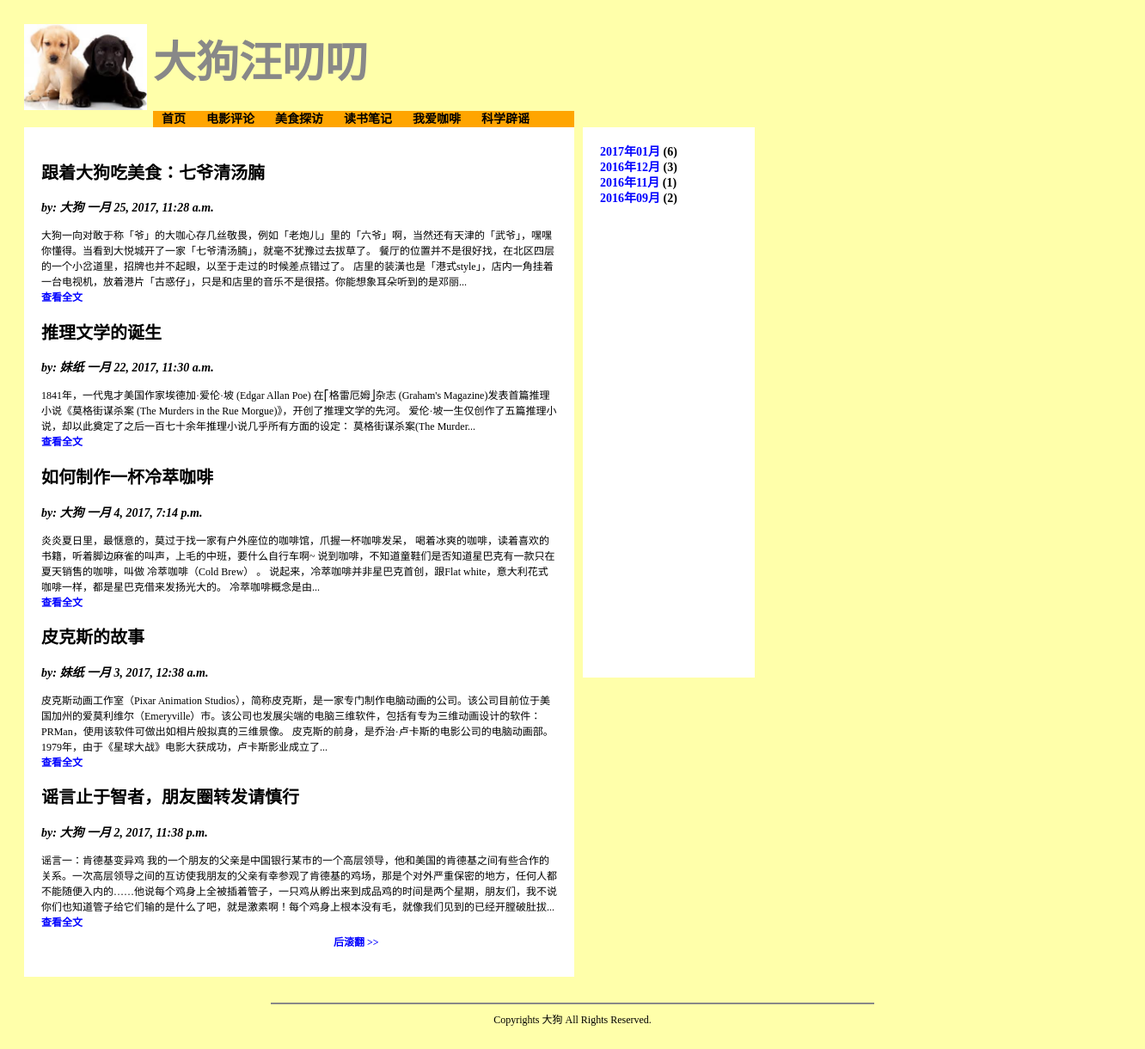
Screenshot of /blog/ with the database file from the repository.
### blog/models.py (models this page shows, shortened)
class Category(models.Model):
	name = models.CharField(max_length = 20, verbose_name = '分类名称')
	class Meta:
		verbose_name = '分类'
		verbose_name_plural = '分类'

class Article(models.Model):
	title = models.CharField(max_length = 100, verbose_name = '标题')
	author = models.CharField(max_length = 30, verbose_name = '作者')
	body = models.TextField(verbose_name = '内容')
	category = models.ForeignKey(Category, null = True, on_delete = models.SET_NULL)
	timestamp = models.DateTimeField(verbose_name = '发布日期')
	class Meta:
		verbose_name = '文章'
		verbose_name_plural = '文章'

### blog/views.py (the view)
def index(request):
    return indexInPages(request,1)

### blog/views.py (called while the page is built)
def getArchiveItems():
    cursor = connection.cursor()
    sql = '''select distinct strftime('%Y年%m月',timestamp) postMonth,count(*) articleCount
            from blog_article
            group by postMonth
            order by postMonth desc;'''
    cursor.execute(sql)
    resultList = []
    yearMonthRegEx = re.compile(r'(?P<year>[\d]{4})\D+(?P<month>[\d]{2})\D+')
    dataRows = cursor.fetchall()
    for row in dataRows:
        resultItem = archiveItem()
        resultItem.displayText = row[0]
        resultItem.articleCount = row[1]
        yearMonthMatchObject = re.match(yearMonthRegEx, row[0])
        if yearMonthMatchObject is not None:
            resultItem.year = yearMonthMatchObject.group('year')
            resultItem.month = yearMonthMatchObject.group('month')
        resultList.append(resultItem)
    return resultList

def indexInPages(request, pageNo):
    template = loader.get_template('blog/index.html')
    allArticles = Article.objects.all().order_by('-timestamp')
    categories = Category.objects.all();
    archives = getArchiveItems()
    p = Paginator(allArticles, 5)
    articlesInPage = p.page(pageNo)
    context = {
        'articles' : articlesInPage,
        'categories': categories,
        'archives':archives,
    }
    return HttpResponse(template.render(context, request))

### blog/templates/blog/index.html (shortened to what this page needs)
{% extends "blog/base.html" %}
{% load static %}
{% block content %}
{% for article in articles.object_list %}
<article>
	<header>
		<h2 class="articleTitle">{{article.title}}</h2>
		<p class="articleAuthor">by: {{article.author}} {{article.timestamp}}</p>
	</header>
	<span class="articleBody">{{article.body|slice:'200'}}...</span>
	<br/>
	<footer>
		<a href="{% url 'article' article.id %}">查看全文</a>
	</footer>
</article>
{%  endfor %}
<nav id="contentPagerSection">
{% if articles.has_next %}
	<div style="left:340px;top:-15px;position:relative;width:80px;height:15px;">
		{% if categoryID != nil %}
		<a href="{% url 'categoryInPages' categoryID=cat.id pageNo=articles.next_page_number %}">后滚翻 >></a>
		{% elif archiveYear != nil and archiveMonth != nil %}
		<a href="{% url 'archiveInPages' archiveYear=archiveYear archiveMonth=archiveMonth pageNo=articles.next_page_number %}">后滚翻 >></a>
		{% else %}
		<a href="{% url 'indexInPages' pageNo=articles.next_page_number %}">后滚翻 >></a>
		{% endif %}
	</div>
{% endif %}
</nav>
{% endblock %}

### blog/templates/blog/base.html (shortened to what this page needs)
{% load static %}
<!DOCTYPE html>
<htmL>
    <head>
        <link rel="stylesheet" type="text/css" href="{% static 'blog/css/style.css' %}">
    </head>
    <body>
        <header id="headerContainer">
            {% include "blog/header.html" %}
        </header>
        <section id="contentContainer">
		  {% block content %}
		  {% endblock %}
        </section>
        <section id="sideContainer">
            {% include "blog/sidebar.html" %}
        </section>
        <footer id="footerContainer">
		  {% include "blog/footer.html" %}
        </footer>
    </body>
</html>

### blog/templates/blog/header.html
{% load static %}
<div id="headerLogoSection">
	<img src="{% static 'blog/images/logo.jpeg' %}" style="height:100px;" />
</div>
<div id="headerTitleSection">
	<span class="siteTitle">大狗汪叨叨</span>
</div>
<div id="headerNavSection">
    <span class="categoryItem">
        <a class="categoryLink" href="{% url 'index' %}">首页</a>
    </span>
    {% for category in categories %}
    <span class="categoryItem">
        <a class="categoryLink" href="{% url 'category' category.id %}">{{category.name}}</a>
    </span>
    {% endfor %}
</div>

### blog/templates/blog/sidebar.html
{% for archive in archives %}
<div style="width:100%">
    <a class="archiveLink" href="{% url 'archive' archiveYear=archive.year archiveMonth=archive.month %}">{{archive.displayText}}</a>&nbsp;({{archive.articleCount}})
</div>
{% endfor %}

### blog/templates/blog/footer.html
<hr class="footerLine" />
<span class="articleBody">Copyrights 大狗 All Rights Reserved. </span>

### blog/static/blog/css/style.css (style rules this page uses)
body { background-color: #FFFFAA; position: relative; padding: 20px; }
#headerContainer { height: 100px; }
#headerLogoSection { top: 0px; left: 0px; position:relative; }
#headerTitleSection { top:-100px; left: 150px; position:relative; }
#headerNavSection { background-color: orange; position: relative; height: 20px; width: 490px; top: -75px; left: 150px }
#contentContainer { left: 0px; top: 0px; margin-top: 20px; position: relative; width: 600px; min-height: 600px; background-color: #FFFFFF; padding: 20px; }
#contentPagerSection { position: relative; top: 0px; left: 0px; width: 600px; margin-top: 20px; }
#sideContainer { position: absolute; width: 160px; height: 600px; left: 660px; top: 140px; background-color: #FFFFFF; margin-left: 10px; padding: 20px; font-family: STSong,SimSum; font-size: 14px; line-height: 18px; font-weight: bold; }
a.archiveLink:link,active,hover,visited { font-family: STSong,SimSum; font-size: 14px; line-height: 18px; font-weight: bold; text-decoration: none; color: #0000FF; }
#footerContainer { position: static; display: block; text-align: center; margin-top: 30px; padding-bottom: 30px; }
.siteTitle { font-family: STHeiti,SimHei; font-size: 50px; font-weight: bold; text-decoration: none; color: #888888; }
.articleTitle { font-family: STHeiti,SimHei; font-size: 20px; font-weight: bold; text-decoration: none; color: black; }
.articleAuthor { font-family: STSong,SimSum; font-size: 14px; font-weight: bold; text-decoration: none; font-style: italic; color: black; }
.articleBody { font-family: STSong,SimSum; font-size: 12px; line-height: 16px; font-weight: normal; text-decoration: none; color: black; }
a:link,active,hover,visited { font-family: STSong,SimSum; font-size: 12px; line-height: 16px; font-weight: bold; text-decoration: none; color: blue; }
a.categoryLink:link,active,hover,visited { font-family: STSong,SimSum; font-size: 14px; line-height: 18px; font-weight: bold; text-decoration: none; color: #000000; }
.categoryItem { padding-left: 10px; padding-right: 10px; min-width: 80px; text-align: center;; }
.footerLine { border-style: solid; border-color: #888888; border-width: 1px; width: 700px; }

### rows the page displays
Category: name "电影评论"
Category: name "美食探访"
Category: name "读书笔记"
Category: name "我爱咖啡"
Category: name "科学辟谣"
Article: title "跟着大狗吃美食：七爷清汤腩", author "大狗", timestamp "一月 25, 2017, 11:28 a.m.", body "大狗一向对敢于称「爷」的大咖心存几丝敬畏，例如「老炮儿」里的「六爷」啊，当然还有天津的「武爷」，嘿嘿你懂得。当看到大悦城开了一家「七爷清汤腩」，就毫不犹豫过去拔草了。 餐厅的位置并不是很好找，在北区四层的一个小岔道里，招牌也并不起眼，以至于走过的时候差点错过了。 店里的装潢也是「港式style」，店内一角挂着一台电视机，放着港片「古惑仔」，只是和店里的音乐不是很搭。你能想象耳朵听到的是邓丽"
Article: title "推理文学的诞生", author "妹纸", timestamp "一月 22, 2017, 11:30 a.m.", body "1841年，一代鬼才美国作家埃德加·爱伦·坡 (Edgar Allan Poe) 在⎡格雷厄姆⎦杂志 (Graham's Magazine)发表首篇推理小说《莫格街谋杀案 (The Murders in the Rue Morgue)》，开创了推理文学的先河。 爱伦·坡一生仅创作了五篇推理小说，却以此奠定了之后一百七十余年推理小说几乎所有方面的设定： 莫格街谋杀案(The Murder"
Article: title "如何制作一杯冷萃咖啡", author "大狗", timestamp "一月 4, 2017, 7:14 p.m.", body "炎炎夏日里，最惬意的，莫过于找一家有户外座位的咖啡馆，爪握一杯咖啡发呆， 喝着冰爽的咖啡，读着喜欢的书籍，听着脚边麻雀的叫声，上毛的中班，要什么自行车啊~ 说到咖啡，不知道童鞋们是否知道星巴克有一款只在夏天销售的咖啡，叫做 冷萃咖啡（Cold Brew） 。 说起来，冷萃咖啡并非星巴克首创，跟Flat white，意大利花式咖啡一样，都是星巴克借来发扬光大的。 冷萃咖啡概念是由"
Article: title "皮克斯的故事", author "妹纸", timestamp "一月 3, 2017, 12:38 a.m.", body "皮克斯动画工作室（Pixar Animation Studios），简称皮克斯，是一家专门制作电脑动画的公司。该公司目前位于美国加州的爱莫利维尔（Emeryville）市。该公司也发展尖端的电脑三维软件，包括有专为三维动画设计的软件：PRMan，使用该软件可做出如相片般拟真的三维景像。 皮克斯的前身，是乔治·卢卡斯的电影公司的电脑动画部。1979年，由于《星球大战》电影大获成功，卢卡斯影业成立了"
Article: title "谣言止于智者，朋友圈转发请慎行", author "大狗", timestamp "一月 2, 2017, 11:38 p.m.", body "谣言一：肯德基变异鸡 我的一个朋友的父亲是中国银行某市的一个高层领导，他和美国的肯德基之间有些合作的关系。一次高层领导之间的互访使我朋友的父亲有幸参观了肯德基的鸡场，那是个对外严重保密的地方，任何人都不能随便入内的……他说每个鸡身上全被插着管子，一只鸡从孵出来到成品鸡的时间是两个星期，朋友们，我不说你们也知道管子给它们输的是什么了吧，就是激素啊！每个鸡身上根本没有毛，就像我们见到的已经开膛破肚拔"

### other values shown
{{ archive.displayText }} "2017年01月" "2016年12月" "2016年11月" "2016年09月"
{{ archive.articleCount }} "6" "3" "1" "2"
